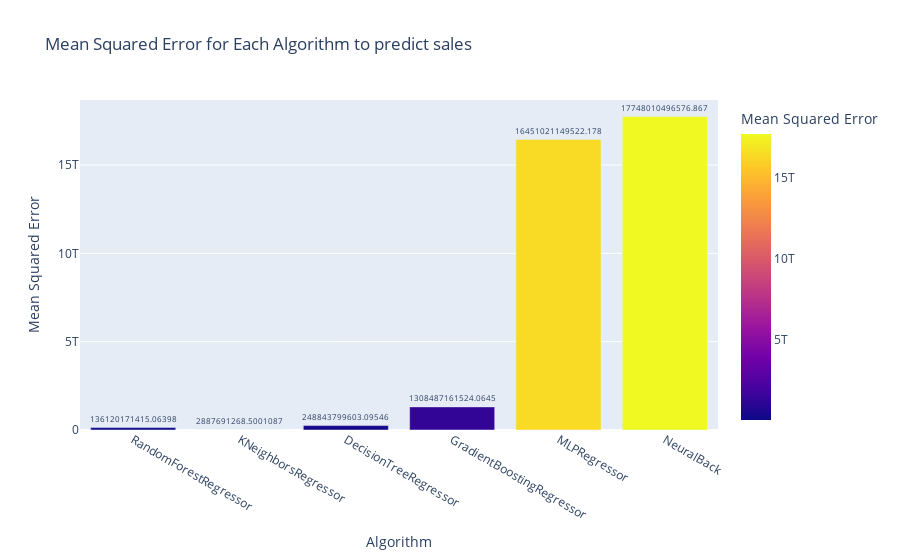

Notebook source saved alongside this figure:
### Code cell
fig = px.bar(new, x='Algorithm', y="Mean Squared Error",
             title="Mean Squared Error for Each Algorithm to predict sales",color='Mean Squared Error')
fig.data[-1].text = new['Mean Squared Error']
fig.update_traces(textposition='outside')
fig.show()

### Figure 1 — Plotly figure (JSON) as saved in the notebook; plotly's stock layout.template omitted (floating-point values rounded to 4 significant figures)
{"data": [{"alignmentgroup": "True", "hovertemplate": "Algorithm=%{x}<br>Mean Squared Error=%{marker.color}<extra></extra>", "legendgroup": "", "marker": {"color": [136100000000.0, 2888000000.0, 248800000000.0, 1308000000000.0, 16450000000000.0, 17750000000000.0], "coloraxis": "coloraxis"}, "name": "", "offsetgroup": "", "orientation": "v", "showlegend": false, "text": [136100000000.0, 2888000000.0, 248800000000.0, 1308000000000.0, 16450000000000.0, 17750000000000.0], "textposition": "outside", "type": "bar", "x": ["RandomForestRegressor", "KNeighborsRegressor", "DecisionTreeRegressor", "GradientBoostingRegressor", "MLPRegressor", "NeuralBack"], "xaxis": "x", "y": [136100000000.0, 2888000000.0, 248800000000.0, 1308000000000.0, 16450000000000.0, 17750000000000.0], "yaxis": "y"}], "layout": {"barmode": "relative", "coloraxis": {"colorbar": {"title": {"text": "Mean Squared Error"}}, "colorscale": [[0, "#0d0887"], [0.1111, "#46039f"], [0.2222, "#7201a8"], [0.3333, "#9c179e"], [0.4444, "#bd3786"], [0.5556, "#d8576b"], [0.6667, "#ed7953"], [0.7778, "#fb9f3a"], [0.8889, "#fdca26"], [1, "#f0f921"]]}, "legend": {"tracegroupgap": 0}, "title": {"text": "Mean Squared Error for Each Algorithm to predict sales"}, "xaxis": {"anchor": "y", "domain": [0, 1], "title": {"text": "Algorithm"}}, "yaxis": {"anchor": "x", "domain": [0, 1], "title": {"text": "Mean Squared Error"}}}}
